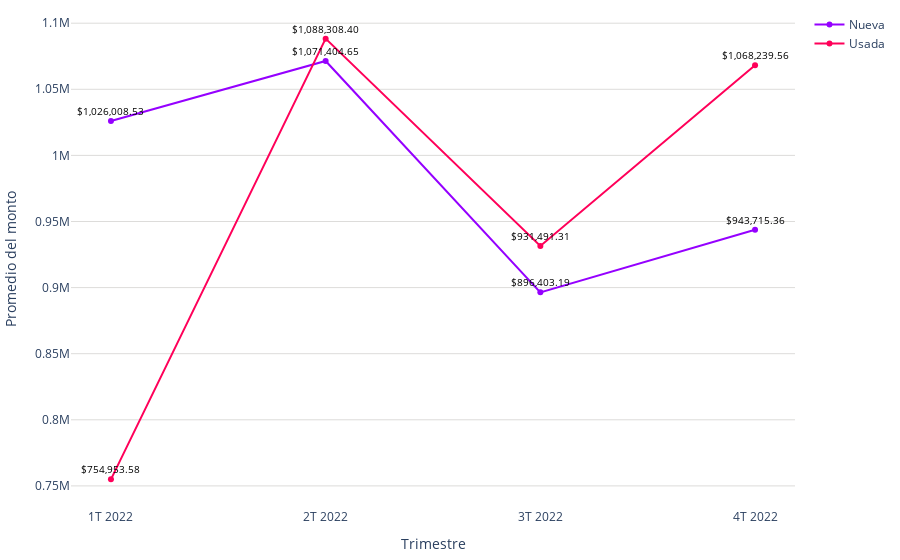

The cell this chart's notebook holds for it:
### Code cell
# Datos
trimestres = promedio_monto_por_modalidad_mes['trimestre']
modalidades = promedio_monto_por_modalidad_mes['modalidad']
promedios = promedio_monto_por_modalidad_mes['promedio']

# Limpiar las cadenas de promedio y convertirlas a números
promedios_limpios = [float(promedio.replace(',', '')) for promedio in promedios]

colors = ['#9500ff', '#ff0059']
fig = go.Figure()

# Agregar líneas para cada modalidad
for i, modalidad in enumerate(modalidades.unique()):
    df_modalidad = promedio_monto_por_modalidad_mes[promedio_monto_por_modalidad_mes['modalidad'] == modalidad]
    fig.add_trace(go.Scatter(
        x=df_modalidad['trimestre'],
        y=df_modalidad['promedio'].apply(lambda x: float(x.replace(',', ''))),  # Usar los promedios limpios
        mode='markers+lines',
        name=modalidad,
        line=dict(color=colors[i % len(colors)])  # Asignar colores a las líneas
    ))

fig.update_layout(
    #title='Promedio de valor de créditos para viviendas nuevas y usadas (2023)',
    xaxis=dict(title='Trimestre'),
    yaxis=dict(title='Promedio del monto', gridcolor='#dddcda'),
    margin=dict(l=10, r=10, t=10, b=10),  # Ajusta los márgenes (left, right, top, bottom)
    plot_bgcolor='rgba(0,0,0,0)',  # Color de fondo del gráfico
)

# Agregar etiquetas de texto a los puntos con símbolo de dólar
for trace in fig.data:
    df_modalidad = promedio_monto_por_modalidad_mes[promedio_monto_por_modalidad_mes['modalidad'] == trace.name]
    for i, point in enumerate(trace.y):
        # Formatear el promedio con símbolo de dólar
        promedio_con_dolar = f'${df_modalidad.iloc[i]["promedio"]}'
        fig.add_annotation(
            x=trace.x[i],
            y=point,
            text=promedio_con_dolar,
            showarrow=False,
            font=dict(color='black', size=10),
            yshift=10
        )

# Exportar gráfica como archivo HTML
def guardar_grafico_como_html(fig, nombre_archivo, carpeta='assets\graficas'):
    # Crear la carpeta si no existe
    if not os.path.exists(carpeta):
        os.makedirs(carpeta)
    config = {
        'displaylogo': False,  # Ocultar el logo de Plotly
        'modeBarButtonsToRemove': [
            'toImage',       # Botón para guardar como imagen
            'select2d',      # Box select
            'lasso2d',       # Lasso select
            'resetScale2d',  # Reset Axes
        ]
    }
    # Gráfica como archivo HTML en la carpeta especificada
    pio.write_html(fig, f'{carpeta}/{nombre_archivo}.html', config=config)


guardar_grafico_como_html(fig, 'g_scatt_creditos_nuevausada_2022', carpeta='assets\graficas')
fig.show()

### Figure 1 — Plotly figure (JSON) as saved in the notebook; plotly's stock layout.template omitted (floating-point values rounded to 4 significant figures)
{"data": [{"line": {"color": "#9500ff"}, "mode": "markers+lines", "name": "Nueva", "type": "scatter", "x": ["1T 2022", "2T 2022", "3T 2022", "4T 2022"], "y": [1026000.0, 1071000.0, 896400.0, 943700.0]}, {"line": {"color": "#ff0059"}, "mode": "markers+lines", "name": "Usada", "type": "scatter", "x": ["1T 2022", "2T 2022", "3T 2022", "4T 2022"], "y": [755000.0, 1088000.0, 931500.0, 1068000.0]}], "layout": {"annotations": [{"font": {"color": "black", "size": 10}, "showarrow": false, "text": "$1,026,008.53", "x": "1T 2022", "y": 1026000.0, "yshift": 10}, {"font": {"color": "black", "size": 10}, "showarrow": false, "text": "$1,071,404.65", "x": "2T 2022", "y": 1071000.0, "yshift": 10}, {"font": {"color": "black", "size": 10}, "showarrow": false, "text": "$896,403.19", "x": "3T 2022", "y": 896400.0, "yshift": 10}, {"font": {"color": "black", "size": 10}, "showarrow": false, "text": "$943,715.36", "x": "4T 2022", "y": 943700.0, "yshift": 10}, {"font": {"color": "black", "size": 10}, "showarrow": false, "text": "$754,953.58", "x": "1T 2022", "y": 755000.0, "yshift": 10}, {"font": {"color": "black", "size": 10}, "showarrow": false, "text": "$1,088,308.40", "x": "2T 2022", "y": 1088000.0, "yshift": 10}, {"font": {"color": "black", "size": 10}, "showarrow": false, "text": "$931,491.31", "x": "3T 2022", "y": 931500.0, "yshift": 10}, {"font": {"color": "black", "size": 10}, "showarrow": false, "text": "$1,068,239.56", "x": "4T 2022", "y": 1068000.0, "yshift": 10}], "margin": {"b": 10, "l": 10, "r": 10, "t": 10}, "plot_bgcolor": "rgba(0,0,0,0)", "xaxis": {"title": {"text": "Trimestre"}}, "yaxis": {"gridcolor": "#dddcda", "title": {"text": "Promedio del monto"}}}}
